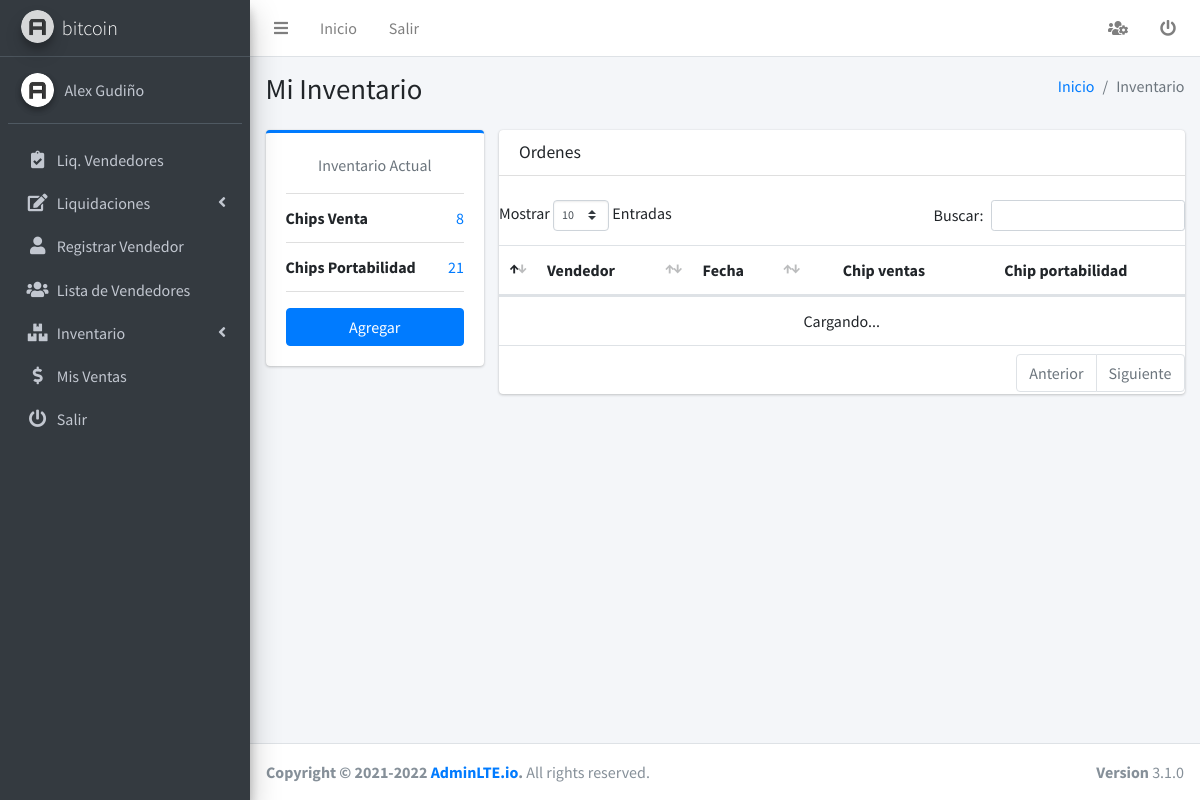
Page /supervisor/inventario/add (signed in) on the committed database.
### usuario/models.py (models this page shows, shortened)
class User(AbstractUser):
    token = models.UUIDField(primary_key=False, editable=False,null=True, blank=True) # token que se crear cuando se reseta la contraseña
    class Meta:
        permissions = (
            ('add_seller', 'can add seller'),
            ('change_seller', 'can change seller'),
            ('del_seller', 'can delete seller'),
            ('view_seller', 'can view seller'),
            ('add_supervisor', 'can add supervisor'),
            ('change_supervisor', 'can change supervisor'),
            ('del_supervisor', 'can delete supervisor'),
            ('view_supervisor', 'can view supervisor'),
            )

class Profile(models.Model):
    GENRE_CHOICES = (
        ('m', 'Masculino'),
        ('f', 'Feminino'),
    )
    user = models.OneToOneField(User, on_delete=models.CASCADE, related_name='user_profile')
    distributor = models.ForeignKey(Distribuidora,on_delete=models.CASCADE, related_name='distributor')
    genre = models.CharField(max_length=1, choices=GENRE_CHOICES,blank = True, null=True, verbose_name="Genero")
    avatar = models.ImageField(upload_to='profiles',blank = True, null=True, verbose_name='Imagen de Perfil')
    phone_regex = RegexValidator(
        regex=r'^\+?1?\d{9,10}$', message="El número de teléfono debe ingresarse en el formato: '0999999999'. Se permiten hasta 10 dígitos.")
    phone = models.CharField(
        validators=[phone_regex],
        max_length=10,
        blank = True, null=True,
        verbose_name='Numero de Telefono')  # validators should be a list
    created = models.DateTimeField(auto_now_add=True)
    updated = models.DateTimeField(auto_now=True)
    def get_image(self):
        if self.avatar:
            return '{}{}'.format(MEDIA_URL, self.avatar)
        return '{}{}'.format(MEDIA_URL, 'empty.png')

class Distribuidora(models.Model):
    nombre = models.CharField(max_length=50)
    class Meta:
        db_table = 'distribuidora'
        verbose_name = 'distribuidora'
        verbose_name_plural = 'distribuidoras'
    def __str__(self):
        return self.nombre

### inventory/models.py (models this page shows)
class InventoryCurrent(models.Model):
    user = models.OneToOneField(User, on_delete=models.CASCADE)
    chips_sale = models.IntegerField(default=0)
    chips_portability = models.IntegerField(default=0)
    update = models.DateTimeField(auto_now=True)
    class Meta:
        db_table = 'inventory_current'

### supervisor/views.py (the view, shortened to what this page needs)
# urls.py: path('inventario/add', InventoryUpdateView.as_view(), name='agregar-inventario'),
class InventoryUpdateView(ValidatePermissionRequiredMixin,ListView):
    permission_required = 'inventory.change_inventory'
    model = Inventory
    template_name = 'supervisor/agregar_inventario.html'
    success_url = reverse_lazy('supervisor:agregar-inventario')
    @method_decorator(csrf_exempt)
    def dispatch(self, request, *args, **kwargs):
        return super().dispatch(request, *args, **kwargs)
    def get_queryset(self):
        query1 = Inventory.objects.filter(user_id=self.request.user.id).last()
        query2 = InventoryCurrent.objects.filter(user_id=self.request.user.id).last()
        if query1 == None and query2 == None:
            x = Inventory(chips_sale = 0,chips_portability = 0,user_id = self.request.user.id)
            x.save()
            y = InventoryCurrent(chips_sale = 0,chips_portability = 0,user_id = self.request.user.id)
            y.save()
            return redirect(self.success_url)
        return query2
    def get_context_data(self, **kwargs):
        context = super().get_context_data(**kwargs)
        context['title'] = 'Mi Inventario'
        context['entity'] = 'Inventario'
        return context

### lider/mixins.py (called while the page is built)
    def get_perms(self):
        if isinstance(self.permission_required, str):
            perms = (self.permission_required,)
        else:
            perms = self.permission_required
        return perms

    def dispatch(self, request, *args, **kwargs):
        if request.user.has_perms(self.get_perms()):
            return super().dispatch(request, *args, **kwargs)
        messages.error(request, 'No tienes permisos para ingresar a este modulo') # modulo de django para el envio de mensajes
        return redirect(self.get_url_redirect())

### supervisor/templates/supervisor/agregar_inventario.html (shortened to what this page needs)
{% extends "home/base.html" %}
{% load static %}
{% block head %}
<link rel="stylesheet" href="{% static 'plugins/datatables-bs4/css/dataTables.bootstrap4.min.css' %}">
<link rel="stylesheet" href="{% static 'plugins/datatables-responsive/css/responsive.bootstrap4.min.css' %}">
{% endblock %}
{% block contenedor %}
<section class="content">
    <div class="container-fluid">
        <div class="row">
            <div class="col-md-3">
                <div class="card card-primary card-outline">
                    <div class="card-body box-profile">
                        <ul class="list-group list-group-unbordered mb-3">
                            <p class="text-muted text-center">Inventario Actual</p>
                            <li class="list-group-item">
                                <b>Chips Venta</b> <a class="float-right">{{object_list.chips_sale}}</a>
                            </li>
                            <li class="list-group-item">
                                <b>Chips Portabilidad</b> <a class="float-right">{{object_list.chips_portability}}</a>
                            </li>
                        </ul>
                        <button type="button" class="btn btn-primary btn-block" data-toggle="modal"
                            data-target="#modal-inventory-add">
                            Agregar
                        </button>
                    </div>
                </div>
            </div>
            <div class="col-md-9">
                <div class="card">
                    <div class="card-header">
                        <h3 class="card-title">Ordenes</h3>
                    </div>
                    <br>
                    <div class="card-body table-responsive p-0">
                        <table class="table" id="ordenes">
                            <thead>
                                <tr>
                                    <th style="width: 1%"></th>
                                    <th>Vendedor</th>
                                    <th>Fecha</th>
                                    <th>Chip ventas</th>
                                    <th>Chip portabilidad</th>
                                </tr>
                            </thead>
                            <tbody>
                            </tbody>
                        </table>
                    </div>
                </div>
            </div>
        </div>
    </div>
    </div>
    {% endblock %}

### home/templates/home/sidebar.html (shortened to what this page needs)
{% load static %}
<aside class="main-sidebar sidebar-dark-primary elevation-4">
    <a href="{% url 'home:dashboard' %}" class="brand-link">
        <img src="{% static 'dist/img/AdminLTELogo.png' %}" alt="AdminLTE Logo"
            class="brand-image img-circle elevation-3" style="opacity: .8">
        <span class="brand-text font-weight-light">{{ user.user_profile.distributor }}</span>
    </a>
    <div class="sidebar">
        <div class="user-panel mt-3 pb-3 mb-3 d-flex">
            <div class="image">
                <img src="{{ user.user_profile.get_image }}" class="img-circle elevation-2" alt="User Image">
            </div>
            <div class="info">
                <a href="{% url 'user:perfil' %}" class="d-block">{{ user.first_name|title }} {{ user.last_name|title }} </a>
            </div>
        </div>
        <nav class="mt-2">
            <ul class="nav nav-pills nav-sidebar flex-column" data-widget="treeview" role="menu" data-accordion="false">
             {% include 'supervisor/sidebar.html' %}
             {% include 'vendedor/sidebar.html' %}
                <li class="nav-item">
                    <a href="{% url 'user:logout' %}" class="nav-link">
                        <i class="nav-icon fas fa-power-off"></i>
                        <p> Salir</p>
                    </a>
                </li>
            </ul>
        </nav>
    </div>
</aside>

### rows in the picture
User: user_profile.distributor "bitcoin", first_name "Alex", last_name "Gudiño"
InventoryCurrent: chips_sale "8", chips_portability "21"

### other values in the picture
{{ title }} "Mi Inventario"
{{ entity }} "Inventario"
